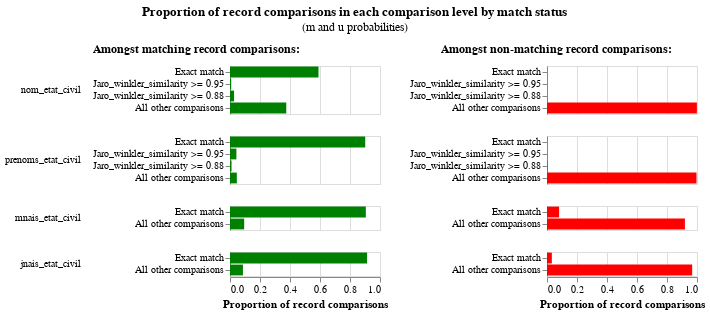

Notebook source saved alongside this figure:
### Code cell
linker.m_u_parameters_chart()

### Figure 1 — Vega-Lite specification as saved in the notebook (floating-point values rounded to 4 significant figures)
{"config": {"view": {"continuousWidth": 300, "continuousHeight": 300, "discreteHeight": 300, "discreteWidth": 400}, "header": {"title": null}, "title": {"anchor": "middle", "offset": 10}}, "hconcat": [{"mark": "bar", "encoding": {"color": {"value": "green"}, "row": {"field": "comparison_name", "header": {"labelAlign": "left", "labelAnchor": "middle", "labelAngle": 0}, "sort": {"field": "comparison_sort_order"}, "type": "nominal"}, "tooltip": [{"field": "m_probability_description", "title": "m probability description", "type": "nominal"}, {"field": "comparison_name", "title": "Comparison column name", "type": "nominal"}, {"field": "label_for_charts", "title": "Label", "type": "ordinal"}, {"field": "sql_condition", "title": "SQL condition", "type": "nominal"}, {"field": "m_probability", "format": ".4p", "title": "m probability", "type": "quantitative"}, {"field": "u_probability", "format": ".4p", "title": "u probability", "type": "quantitative"}, {"field": "bayes_factor", "format": ",.4f", "title": "Bayes factor = m/u", "type": "quantitative"}, {"field": "log2_bayes_factor", "format": ",.4f", "title": "Match weight = log2(m/u)", "type": "quantitative"}], "x": {"axis": {"title": "Proportion of record comparisons"}, "field": "m_probability", "type": "quantitative"}, "y": {"axis": {"title": null}, "field": "label_for_charts", "sort": {"field": "comparison_vector_value", "order": "descending"}, "type": "nominal"}}, "height": {"step": 12}, "resolve": {"scale": {"y": "independent"}}, "title": {"text": "Amongst matching record comparisons:", "fontSize": 12, "fontWeight": "bold"}, "transform": [{"filter": "(datum.bayes_factor != 'no-op filter due to vega lite issue 4680')"}], "width": 150}, {"mark": "bar", "encoding": {"color": {"value": "red"}, "row": {"field": "comparison_name", "header": {"labels": false}, "sort": {"field": "comparison_sort_order"}, "type": "nominal"}, "tooltip": [{"field": "u_probability_description", "title": "u probability description", "type": "nominal"}, {"field": "comparison_name", "title": "Comparison column name", "type": "nominal"}, {"field": "label_for_charts", "title": "Label", "type": "ordinal"}, {"field": "sql_condition", "title": "SQL condition", "type": "nominal"}, {"field": "m_probability", "format": ".4p", "title": "m probability", "type": "quantitative"}, {"field": "u_probability", "format": ".4p", "title": "u probability", "type": "quantitative"}, {"field": "bayes_factor", "format": ",.4f", "title": "Bayes factor = m/u", "type": "quantitative"}, {"field": "log2_bayes_factor", "format": ",.4f", "title": "Match weight = log2(m/u)", "type": "quantitative"}], "x": {"axis": {"title": "Proportion of record comparisons"}, "field": "u_probability", "type": "quantitative"}, "y": {"axis": {"title": null}, "field": "label_for_charts", "sort": {"field": "comparison_vector_value", "order": "descending"}, "type": "nominal"}}, "height": {"step": 12}, "resolve": {"scale": {"y": "independent"}}, "title": {"text": "Amongst non-matching record comparisons:", "fontSize": 12, "fontWeight": "bold"}, "transform": [{"filter": "(datum.bayes_factor != 'no-op filter2 due to vega lite issue 4680')"}], "width": 150}], "data": {"name": "data-f10a529a8c78efa502382a78bbc3dfa9"}, "title": {"text": "Proportion of record comparisons in each comparison level by match status", "subtitle": "(m and u probabilities)"}, "$schema": "https://vega.github.io/schema/vega-lite/v5.9.3.json", "datasets": {"data-f10a529a8c78efa502382a78bbc3dfa9": [{"comparison_name": "nom_etat_civil", "sql_condition": "\"nom_etat_civil_l\" = \"nom_etat_civil_r\"", "label_for_charts": "Exact match", "m_probability": 0.59, "u_probability": 0.0001282, "m_probability_description": "Amongst matching record comparisons, 59.00% of records are in the exact match comparison level", "u_probability_description": "Amongst non-matching record comparisons, 0.01% of records are in the exact match comparison level", "has_tf_adjustments": true, "tf_adjustment_column": "nom_etat_civil", "tf_adjustment_weight": 1.0, "is_null_level": false, "bayes_factor": 4602.0, "log2_bayes_factor": 12.17, "comparison_vector_value": 3, "max_comparison_vector_value": 3, "bayes_factor_description": "If comparison level is `exact match` then comparison is 4,602.23 times more likely to be a match", "probability_two_random_records_match": 0.0001, "comparison_sort_order": 0}, {"comparison_name": "nom_etat_civil", "sql_condition": "jaro_winkler_similarity(\"nom_etat_civil_l\", \"nom_etat_civil_r\") >= 0.95", "label_for_charts": "Jaro_winkler_similarity >= 0.95", "m_probability": 0.007906, "u_probability": 7.67e-05, "m_probability_description": "Amongst matching record comparisons, 0.79% of records are in the jaro_winkler_similarity >= 0.95 comparison level", "u_probability_description": "Amongst non-matching record comparisons, 0.01% of records are in the jaro_winkler_similarity >= 0.95 comparison level", "has_tf_adjustments": false, "tf_adjustment_column": null, "tf_adjustment_weight": 1.0, "is_null_level": false, "bayes_factor": 103.1, "log2_bayes_factor": 6.688, "comparison_vector_value": 2, "max_comparison_vector_value": 3, "bayes_factor_description": "If comparison level is `jaro_winkler_similarity >= 0.95` then comparison is 103.09 times more likely to be a match", "probability_two_random_records_match": 0.0001, "comparison_sort_order": 0}, {"comparison_name": "nom_etat_civil", "sql_condition": "jaro_winkler_similarity(\"nom_etat_civil_l\", \"nom_etat_civil_r\") >= 0.88", "label_for_charts": "Jaro_winkler_similarity >= 0.88", "m_probability": 0.02702, "u_probability": 0.0005195, "m_probability_description": "Amongst matching record comparisons, 2.70% of records are in the jaro_winkler_similarity >= 0.88 comparison level", "u_probability_description": "Amongst non-matching record comparisons, 0.05% of records are in the jaro_winkler_similarity >= 0.88 comparison level", "has_tf_adjustments": false, "tf_adjustment_column": null, "tf_adjustment_weight": 1.0, "is_null_level": false, "bayes_factor": 52.02, "log2_bayes_factor": 5.701, "comparison_vector_value": 1, "max_comparison_vector_value": 3, "bayes_factor_description": "If comparison level is `jaro_winkler_similarity >= 0.88` then comparison is 52.02 times more likely to be a match", "probability_two_random_records_match": 0.0001, "comparison_sort_order": 0}, {"comparison_name": "nom_etat_civil", "sql_condition": "ELSE", "label_for_charts": "All other comparisons", "m_probability": 0.3751, "u_probability": 0.9993, "m_probability_description": "Amongst matching record comparisons, 37.51% of records are in the all other comparisons comparison level", "u_probability_description": "Amongst non-matching record comparisons, 99.93% of records are in the all other comparisons comparison level", "has_tf_adjustments": false, "tf_adjustment_column": null, "tf_adjustment_weight": 1.0, "is_null_level": false, "bayes_factor": 0.3754, "log2_bayes_factor": -1.414, "comparison_vector_value": 0, "max_comparison_vector_value": 3, "bayes_factor_description": "If comparison level is `all other comparisons` then comparison is  2.66 times less likely to be a match", "probability_two_random_records_match": 0.0001, "comparison_sort_order": 0}, {"comparison_name": "prenoms_etat_civil", "sql_condition": "\"prenoms_etat_civil_l\" = \"prenoms_etat_civil_r\"", "label_for_charts": "Exact match", "m_probability": 0.9015, "u_probability": 0.0002815, "m_probability_description": "Amongst matching record comparisons, 90.15% of records are in the exact match comparison level", "u_probability_description": "Amongst non-matching record comparisons, 0.03% of records are in the exact match comparison level", "has_tf_adjustments": true, "tf_adjustment_column": "prenoms_etat_civil", "tf_adjustment_weight": 1.0, "is_null_level": false, "bayes_factor": 3202.0, "log2_bayes_factor": 11.64, "comparison_vector_value": 3, "max_comparison_vector_value": 3, "bayes_factor_description": "If comparison level is `exact match` then comparison is 3,201.87 times more likely to be a match", "probability_two_random_records_match": 0.0001, "comparison_sort_order": 1}, {"comparison_name": "prenoms_etat_civil", "sql_condition": "jaro_winkler_similarity(\"prenoms_etat_civil_l\", \"prenoms_etat_civil_r\") >= 0.95", "label_for_charts": "Jaro_winkler_similarity >= 0.95", "m_probability": 0.04271, "u_probability": 0.0001288, "m_probability_description": "Amongst matching record comparisons, 4.27% of records are in the jaro_winkler_similarity >= 0.95 comparison level", "u_probability_description": "Amongst non-matching record comparisons, 0.01% of records are in the jaro_winkler_similarity >= 0.95 comparison level", "has_tf_adjustments": false, "tf_adjustment_column": null, "tf_adjustment_weight": 1.0, "is_null_level": false, "bayes_factor": 331.5, "log2_bayes_factor": 8.373, "comparison_vector_value": 2, "max_comparison_vector_value": 3, "bayes_factor_description": "If comparison level is `jaro_winkler_similarity >= 0.95` then comparison is 331.53 times more likely to be a match", "probability_two_random_records_match": 0.0001, "comparison_sort_order": 1}, {"comparison_name": "prenoms_etat_civil", "sql_condition": "jaro_winkler_similarity(\"prenoms_etat_civil_l\", \"prenoms_etat_civil_r\") >= 0.88", "label_for_charts": "Jaro_winkler_similarity >= 0.88", "m_probability": 0.01028, "u_probability": 0.002865, "m_probability_description": "Amongst matching record comparisons, 1.03% of records are in the jaro_winkler_similarity >= 0.88 comparison level", "u_probability_description": "Amongst non-matching record comparisons, 0.29% of records are in the jaro_winkler_similarity >= 0.88 comparison level", "has_tf_adjustments": false, "tf_adjustment_column": null, "tf_adjustment_weight": 1.0, "is_null_level": false, "bayes_factor": 3.589, "log2_bayes_factor": 1.844, "comparison_vector_value": 1, "max_comparison_vector_value": 3, "bayes_factor_description": "If comparison level is `jaro_winkler_similarity >= 0.88` then comparison is 3.59 times more likely to be a match", "probability_two_random_records_match": 0.0001, "comparison_sort_order": 1}, {"comparison_name": "prenoms_etat_civil", "sql_condition": "ELSE", "label_for_charts": "All other comparisons", "m_probability": 0.04554, "u_probability": 0.9967, "m_probability_description": "Amongst matching record comparisons, 4.55% of records are in the all other comparisons comparison level", "u_probability_description": "Amongst non-matching record comparisons, 99.67% of records are in the all other comparisons comparison level", "has_tf_adjustments": false, "tf_adjustment_column": null, "tf_adjustment_weight": 1.0, "is_null_level": false, "bayes_factor": 0.04569, "log2_bayes_factor": -4.452, "comparison_vector_value": 0, "max_comparison_vector_value": 3, "bayes_factor_description": "If comparison level is `all other comparisons` then comparison is  21.89 times less likely to be a match", "probability_two_random_records_match": 0.0001, "comparison_sort_order": 1}, {"comparison_name": "mnais_etat_civil", "sql_condition": "\"mnais_etat_civil_l\" = \"mnais_etat_civil_r\"", "label_for_charts": "Exact match", "m_probability": 0.9055, "u_probability": 0.08065, "m_probability_description": "Amongst matching record comparisons, 90.55% of records are in the exact match comparison level", "u_probability_description": "Amongst non-matching record comparisons, 8.06% of records are in the exact match comparison level", "has_tf_adjustments": true, "tf_adjustment_column": "mnais_etat_civil", "tf_adjustment_weight": 1.0, "is_null_level": false, "bayes_factor": 11.23, "log2_bayes_factor": 3.489, "comparison_vector_value": 1, "max_comparison_vector_value": 1, "bayes_factor_description": "If comparison level is `exact match` then comparison is 11.23 times more likely to be a match", "probability_two_random_records_match": 0.0001, "comparison_sort_order": 2}, {"comparison_name": "mnais_etat_civil", "sql_condition": "ELSE", "label_for_charts": "All other comparisons", "m_probability": 0.09454, "u_probability": 0.9194, "m_probability_description": "Amongst matching record comparisons, 9.45% of records are in the all other comparisons comparison level", "u_probability_description": "Amongst non-matching record comparisons, 91.94% of records are in the all other comparisons comparison level", "has_tf_adjustments": false, "tf_adjustment_column": null, "tf_adjustment_weight": 1.0, "is_null_level": false, "bayes_factor": 0.1028, "log2_bayes_factor": -3.282, "comparison_vector_value": 0, "max_comparison_vector_value": 1, "bayes_factor_description": "If comparison level is `all other comparisons` then comparison is  9.72 times less likely to be a match", "probability_two_random_records_match": 0.0001, "comparison_sort_order": 2}, {"comparison_name": "jnais_etat_civil", "sql_condition": "\"jnais_etat_civil_l\" = \"jnais_etat_civil_r\"", "label_for_charts": "Exact match", "m_probability": 0.9138, "u_probability": 0.03221, "m_probability_description": "Amongst matching record comparisons, 91.38% of records are in the exact match comparison level", "u_probability_description": "Amongst non-matching record comparisons, 3.22% of records are in the exact match comparison level", "has_tf_adjustments": true, "tf_adjustment_column": "jnais_etat_civil", "tf_adjustment_weight": 1.0, "is_null_level": false, "bayes_factor": 28.37, "log2_bayes_factor": 4.826, "comparison_vector_value": 1, "max_comparison_vector_value": 1, "bayes_factor_description": "If comparison level is `exact match` then comparison is 28.37 times more likely to be a match", "probability_two_random_records_match": 0.0001, "comparison_sort_order": 3}, {"comparison_name": "jnais_etat_civil", "sql_condition": "ELSE", "label_for_charts": "All other comparisons", "m_probability": 0.08622, "u_probability": 0.9678, "m_probability_description": "Amongst matching record comparisons, 8.62% of records are in the all other comparisons comparison level", "u_probability_description": "Amongst non-matching record comparisons, 96.78% of records are in the all other comparisons comparison level", "has_tf_adjustments": false, "tf_adjustment_column": null, "tf_adjustment_weight": 1.0, "is_null_level": false, "bayes_factor": 0.08909, "log2_bayes_factor": -3.489, "comparison_vector_value": 0, "max_comparison_vector_value": 1, "bayes_factor_description": "If comparison level is `all other comparisons` then comparison is  11.22 times less likely to be a match", "probability_two_random_records_match": 0.0001, "comparison_sort_order": 3}]}}
